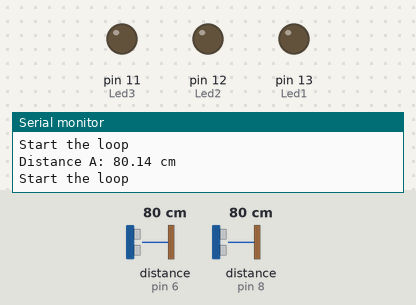
Recording of a sketch running on a simulated Arduino Uno, built with avr-gcc and run on an emulated ATmega328P. Parts: output pins drawn as LEDs (lit = HIGH), the last lines printed to the serial monitor. Wiring (inferred from the names in the program): ultrasonic range finder: trigger pin 9; echo pin 8. Dashed ring = blinking. Inputs (shaded band) come from the test bench; at power-on: distance to the obstacle (sensors on pin 8, pin 6) 80 cm. The echo pulse lasts 58.3 µs per cm; pins used as bus, display or sensor lines are not drawn.

Above: at 1.2 s.
1.3 s: distance to the obstacle (sensor on pin 8) set to 11 cm
4.3 s: distance to the obstacle (sensor on pin 8) set to 8 cm
At 4.65 s:
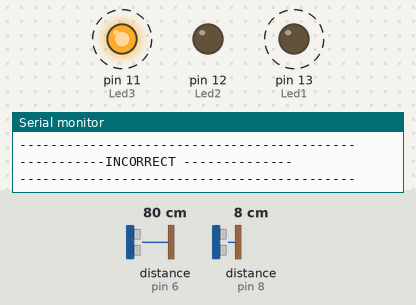
7.3 s: distance to the obstacle (sensor on pin 8) set to 18 cm
At 8.5 s:
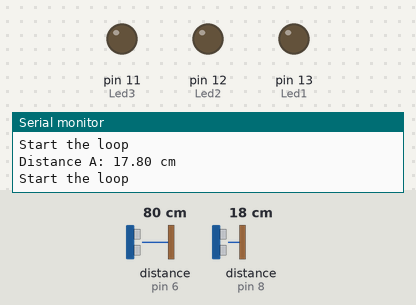
8.8 s: distance to the obstacle (sensor on pin 8) set to 2 cm
At 9.14 s:
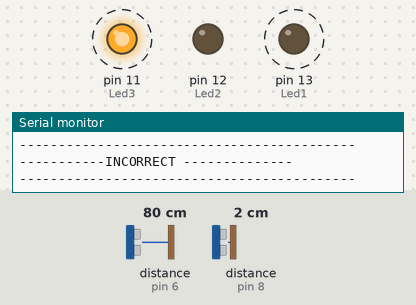
11.8 s: distance to the obstacle (sensor on pin 6) set to 10 cm
14.8 s: distance to the obstacle (sensor on pin 6) set to 7 cm
At 14.97 s:
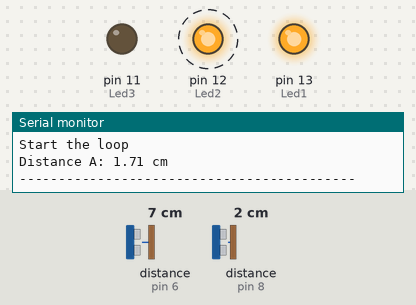
Timing chart, 0 to 18.8 s (numbered marks = the images above; inputs shaded):
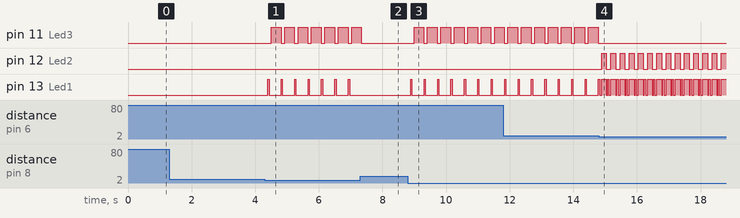

Measured:
- the behaviour switches between 10 and 9 cm on distance to the obstacle (sensor on pin 8) (found by bisection; images 0 and 1)
- the behaviour switches between 9 and 8 cm on distance to the obstacle (sensor on pin 6) (found by bisection; images 3 and 4)
- after the input at 4.3 s, pin 11 (Led3): alternates HIGH for 0.31 s and LOW for 0.11 s, starting after 0.20 s; pin 13 (Led1): alternates HIGH for 0.04 s and LOW for 0.38 s, starting after 0.10 s
- after the input at 7.3 s, pin 11 (Led3): goes on until 7.3 s, then stays LOW; pin 13 (Led1): stops changing and stays LOW
- after the input at 8.8 s, pin 11 (Led3): alternates HIGH for 0.31 s and LOW for 0.11 s, starting after 0.19 s; pin 13 (Led1): alternates HIGH for 0.04 s and LOW for 0.38 s, starting after 0.09 s
- after the input at 14.8 s, pin 11 (Led3): stops changing and stays LOW; pin 12 (Led2): alternates HIGH for 0.15 s and LOW for 0.14 s, starting after 0.09 s

The sketch:

sketch_direct.ino
```cpp
#define echoPinA 8 // attach pin 8 Arduino to pin Echo of HC-SR04
#define trigPinA 9 //attach pin 9 Arduino to pin Trig of HC-SR04
#define echoPinB 6 // attach pin 6 Arduino to pin Echo of HC-SR04
#define trigPinB 7 //attach pin 7 Arduino to pin Trig of HC-SR04

int Led1 = 13;
int Led2 = 12;
int Led3 = 11;

int sensor1 = 0;
int sensor2 = 0;
float duration1, distance1, distance2, duration2;
volatile int FSM_state = 0;
int score = 0;
unsigned long tempo = 0;
unsigned long r, s, x;

void setup()
{
  Serial.begin(9600);
  pinMode(trigPinA, OUTPUT);
  pinMode(echoPinA, INPUT);
  pinMode(trigPinB, OUTPUT);
  pinMode(echoPinB, INPUT);

  pinMode(Led1, OUTPUT);
  pinMode(Led2, OUTPUT);
  pinMode(Led3, OUTPUT);
}

void loop()
{
  Serial.println("Start the loop");
  digitalWrite(trigPinA, LOW);
  delayMicroseconds(2);
  digitalWrite(trigPinA, HIGH);
  delayMicroseconds(10);
  digitalWrite(trigPinA, LOW);

  duration1 = pulseIn(echoPinA, HIGH); //tini=micros();
  distance1 = (duration1 / 2) * 0.0345;

  Serial.print("Distance A: ");
  Serial.print(distance1);
  Serial.println(" cm");

  digitalWrite(Led1, LOW);
  digitalWrite(Led2, LOW);
  digitalWrite(Led3, LOW);

  if (distance1 >= 1 && distance1 <= 9)
  {
    sensor1 = 1;

    if (sensor1 == 1)
    {

      FSM();
    }
  }
  else
  {
    sensor1 = 0;
  }
}

void FSM() // detect the direction of the object with the ability to generate alarms or orders
{
  int contador;
  int s = 1000;

  switch (FSM_state)
  {

  case 0:
    digitalWrite(Led1, LOW);
    digitalWrite(Led2, LOW);
    digitalWrite(Led3, LOW);

    FSM_state = 1;
    break;

  case 1:
    r = millis(); //Returns the number of milliseconds passed since the Arduino board began running the current program
    digitalWrite(Led1, HIGH);
    digitalWrite(Led2, LOW);
    digitalWrite(Led3, LOW);
    FSM_state = 2;
    break;

  case 2:

    delay(60);
    digitalWrite(trigPinB, HIGH);
    delayMicroseconds(500);
    digitalWrite(trigPinB, LOW);
    duration2 = pulseIn(echoPinB, HIGH);
    distance2 = (duration2 / 2) * 0.0344;
    x = millis() - r;

    if ((distance2 >= 1 && distance2 < 9) && (x < s))
    {

      FSM_state = 3;
    }
    else
    {
      FSM_state = 4;
    }
    break;

  case 3:
    digitalWrite(Led1, HIGH);
    digitalWrite(Led2, HIGH);
    digitalWrite(Led3, LOW);
    Serial.println();
    Serial.print("-------------------------------------------");
    Serial.println();
    Serial.print("-----------CORRECT-------------- ");
    Serial.println();
    Serial.print("-------------------------------------------");
    Serial.println();
    score++;
    Serial.println(score);
    FSM_state = 0;
    break;

  case 4:
    digitalWrite(Led1, LOW);
    digitalWrite(Led2, LOW);
    digitalWrite(Led3, HIGH);
    Serial.println();
    Serial.print("-------------------------------------------");
    Serial.println();
    Serial.print("-----------INCORRECT -------------- ");
    Serial.println();
    Serial.print("-------------------------------------------");
    Serial.println();
    delay(200);
    FSM_state = 0;
    break;
  }
}
```
